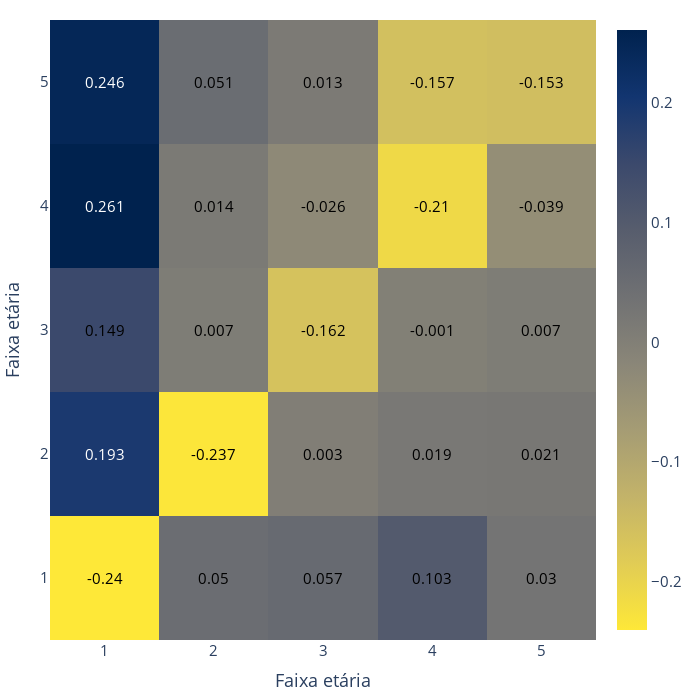

Here is the notebook cell this chart was saved with:
### Code cell
#matrix_k = np.loadtxt("./C/output/modelo/resultados_0.25.txt").astype(int)
result = []
for i in range(5):
    M = matrix_k[matrix_k.T[0] == i][:,1:]
    kzinho = np.sum(M,axis = 1)
    M = M[kzinho != 0] /  kzinho[kzinho != 0][:, np.newaxis]
    result.append(np.mean(M,axis=0))
result = np.array(result)
result = result - B
heat_map(result,np.array(range(1,6)),np.array(range(1,6)),'modelo')

### Figure 1 — Plotly figure (JSON) as saved in the notebook; plotly's stock layout.template omitted (floating-point values rounded to 4 significant figures)
{"data": [{"colorscale": [[0, "#fee838"], [0.1111, "#e1cc55"], [0.2222, "#c3b369"], [0.3333, "#a59c74"], [0.4444, "#8a8678"], [0.5556, "#707173"], [0.6667, "#575d6d"], [0.7778, "#3b496c"], [0.8889, "#123570"], [1, "#00224e"]], "type": "heatmap", "z": [[-0.2401, 0.04991, 0.05738, 0.1026, 0.03017], [0.1933, -0.2368, 0.002511, 0.01949, 0.02146], [0.1487, 0.007292, -0.1624, -0.000719, 0.00714], [0.2607, 0.0142, -0.02579, -0.2105, -0.03866], [0.2462, 0.05056, 0.0132, -0.1573, -0.1527]]}], "layout": {"annotations": [{"font": {"color": "black"}, "showarrow": false, "text": "-0.24", "x": 0, "xref": "x", "y": 0, "yref": "y"}, {"font": {"color": "black"}, "showarrow": false, "text": "0.05", "x": 1, "xref": "x", "y": 0, "yref": "y"}, {"font": {"color": "black"}, "showarrow": false, "text": "0.057", "x": 2, "xref": "x", "y": 0, "yref": "y"}, {"font": {"color": "black"}, "showarrow": false, "text": "0.103", "x": 3, "xref": "x", "y": 0, "yref": "y"}, {"font": {"color": "black"}, "showarrow": false, "text": "0.03", "x": 4, "xref": "x", "y": 0, "yref": "y"}, {"font": {"color": "white"}, "showarrow": false, "text": "0.193", "x": 0, "xref": "x", "y": 1, "yref": "y"}, {"font": {"color": "black"}, "showarrow": false, "text": "-0.237", "x": 1, "xref": "x", "y": 1, "yref": "y"}, {"font": {"color": "black"}, "showarrow": false, "text": "0.003", "x": 2, "xref": "x", "y": 1, "yref": "y"}, {"font": {"color": "black"}, "showarrow": false, "text": "0.019", "x": 3, "xref": "x", "y": 1, "yref": "y"}, {"font": {"color": "black"}, "showarrow": false, "text": "0.021", "x": 4, "xref": "x", "y": 1, "yref": "y"}, {"font": {"color": "black"}, "showarrow": false, "text": "0.149", "x": 0, "xref": "x", "y": 2, "yref": "y"}, {"font": {"color": "black"}, "showarrow": false, "text": "0.007", "x": 1, "xref": "x", "y": 2, "yref": "y"}, {"font": {"color": "black"}, "showarrow": false, "text": "-0.162", "x": 2, "xref": "x", "y": 2, "yref": "y"}, {"font": {"color": "black"}, "showarrow": false, "text": "-0.001", "x": 3, "xref": "x", "y": 2, "yref": "y"}, {"font": {"color": "black"}, "showarrow": false, "text": "0.007", "x": 4, "xref": "x", "y": 2, "yref": "y"}, {"font": {"color": "white"}, "showarrow": false, "text": "0.261", "x": 0, "xref": "x", "y": 3, "yref": "y"}, {"font": {"color": "black"}, "showarrow": false, "text": "0.014", "x": 1, "xref": "x", "y": 3, "yref": "y"}, {"font": {"color": "black"}, "showarrow": false, "text": "-0.026", "x": 2, "xref": "x", "y": 3, "yref": "y"}, {"font": {"color": "black"}, "showarrow": false, "text": "-0.21", "x": 3, "xref": "x", "y": 3, "yref": "y"}, {"font": {"color": "black"}, "showarrow": false, "text": "-0.039", "x": 4, "xref": "x", "y": 3, "yref": "y"}, {"font": {"color": "white"}, "showarrow": false, "text": "0.246", "x": 0, "xref": "x", "y": 4, "yref": "y"}, {"font": {"color": "black"}, "showarrow": false, "text": "0.051", "x": 1, "xref": "x", "y": 4, "yref": "y"}, {"font": {"color": "black"}, "showarrow": false, "text": "0.013", "x": 2, "xref": "x", "y": 4, "yref": "y"}, {"font": {"color": "black"}, "showarrow": false, "text": "-0.157", "x": 3, "xref": "x", "y": 4, "yref": "y"}, {"font": {"color": "black"}, "showarrow": false, "text": "-0.153", "x": 4, "xref": "x", "y": 4, "yref": "y"}], "font": {"size": 15}, "height": 700, "margin": {"b": 20, "l": 20, "r": 20, "t": 20}, "paper_bgcolor": "rgba(0,0,0,0)", "width": 700, "xaxis": {"tickfont": {"size": 15}, "ticktext": [1, 2, 3, 4, 5], "tickvals": [0, 1, 2, 3, 4], "title": {"text": "Faixa etária"}}, "yaxis": {"tickfont": {"size": 15}, "ticktext": [1, 2, 3, 4, 5], "tickvals": [0, 1, 2, 3, 4], "title": {"text": "Faixa etária"}}}}
